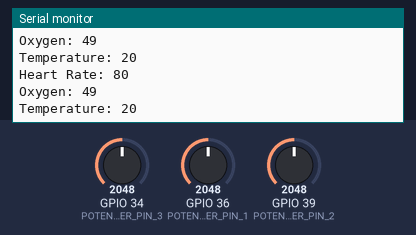
This sketch was run on a simulated ESP32. Shown: the last lines printed to the serial monitor. The test bench sets the inputs (shaded band); at power-on: GPIO 34 (POTENTIOMETER_PIN_3) = 2048, GPIO 36 (POTENTIOMETER_PIN_1) = 2048, GPIO 39 (POTENTIOMETER_PIN_2) = 2048.

Above: at 1.7 s.
1.8 s: GPIO 34 (POTENTIOMETER_PIN_3) set to 2866
At 2.01 s:
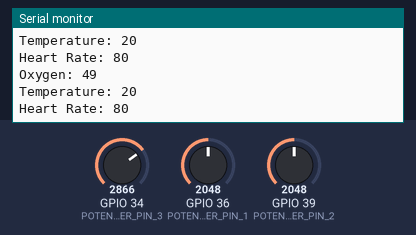
3.3 s: GPIO 36 (POTENTIOMETER_PIN_1) set to 2866
At 4.11 s:
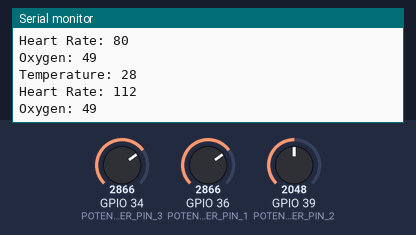
4.8 s: GPIO 39 (POTENTIOMETER_PIN_2) set to 2866
At 5.31 s:
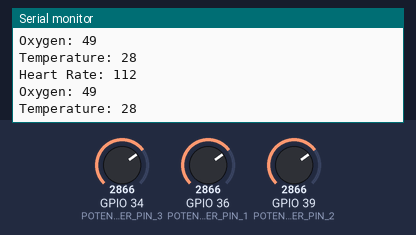
6.3 s: GPIO 34 (POTENTIOMETER_PIN_3) set to 3603
At 6.51 s:
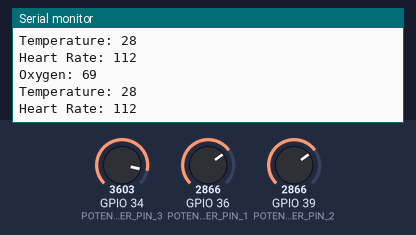
7.8 s: GPIO 36 (POTENTIOMETER_PIN_1) set to 3603
At 8.01 s:
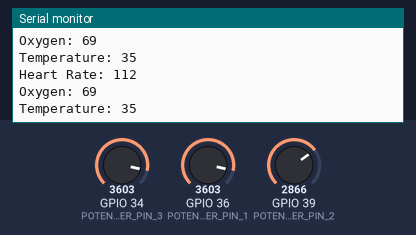
9.3 s: GPIO 39 (POTENTIOMETER_PIN_2) set to 3603
At 9.51 s:
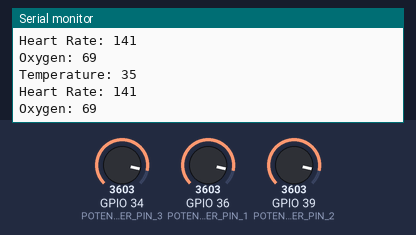
Timing chart, 0 to 11.8 s (numbered marks = the images above; inputs shaded):
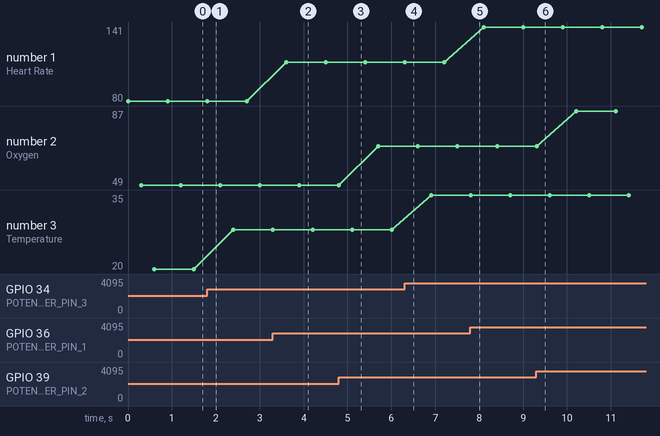

Measured:
- after the input at 3.3 s, the serial monitor: prints a new line after 0.30 s (image 2)
- plotted number 1: 80 → 112 after the input at 3.3 s, 112 → 141 after the input at 7.8 s
- plotted number 2: 49 → 69 after the input at 4.8 s, 69 → 87 after the input at 9.3 s
- plotted number 3: 20 → 28 after the input at 1.8 s, 28 → 35 after the input at 6.3 s

The sketch:

pts.ino
```cpp
#define POTENTIOMETER_PIN_1   36 // ESP32 pin GPIO36 (ADC0) connected to Potentiometer pin
#define POTENTIOMETER_PIN_2   39
#define POTENTIOMETER_PIN_3   34
// #define LED_PIN           21 // ESP32 pin GPIO21 connected to LED's pin
// #define ANALOG_THRESHOLD  1000

void setup()
{
  Serial.begin(9600);
  //pinMode(LED_PIN, OUTPUT); // set ESP32 pin to output mode
}

void loop()
{
  //digitalWrite(LED_PIN, HIGH);
  //int analogValue = analogRead(POTENTIOMETER_PIN); // read the input on analog pin
  //Serial.print(analogValue);
  int pt_1 = analogRead(POTENTIOMETER_PIN_1);
  int pt_2 = analogRead(POTENTIOMETER_PIN_2);
  int pt_3 = analogRead(POTENTIOMETER_PIN_3);
  int pt_1_value = pt_1 / 25.5;
  int pt_2_value = pt_2 / 41;
  int pt_3_value = pt_3 / 102;
  //int brightness = potentiometerValue / 25.5;
  Serial.print("Heart Rate: ");
  Serial.println(pt_1_value);
  delay(300);
  Serial.print("Oxygen: ");
  Serial.println(pt_2_value);
  delay(300);
  Serial.print("Temperature: ");
  Serial.println(pt_3_value);
  delay(300);
  //analogWrite(LED_PIN, brightness);

  // if (analogValue > ANALOG_THRESHOLD)
  //   digitalWrite(LED_PIN, HIGH); // turn on LED
  // else
  //   digitalWrite(LED_PIN, LOW);  // turn off LED
}
```
